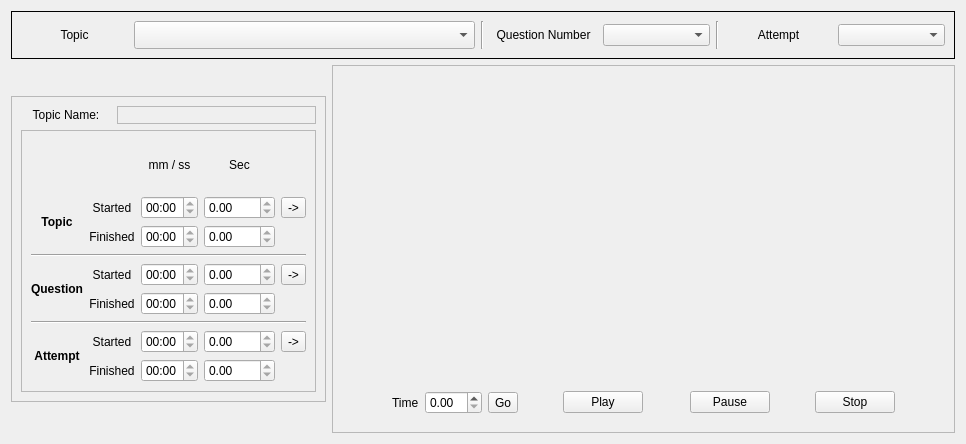
          <widget class="QWidget" name="tab_14">
           <attribute name="title">
            <string>Time Marks</string>
           </attribute>
           <layout class="QGridLayout" name="gridLayout_48">
            <item row="0" column="0" colspan="2">
             <widget class="QFrame" name="horizontalFrame_3">
              <property name="maximumSize">
               <size>
                <width>16777215</width>
                <height>48</height>
               </size>
              </property>
              <property name="frameShape">
               <enum>QFrame::Panel</enum>
              </property>
              <layout class="QHBoxLayout" name="horizontalLayout_23">
               <item>
                <widget class="QLabel" name="label_242">
                 <property name="text">
                  <string>Topic</string>
                 </property>
                 <property name="alignment">
                  <set>Qt::AlignCenter</set>
                 </property>
                </widget>
               </item>
               <item>
                <widget class="QComboBox" name="eval_time_topic_comboBox">
                 <property name="minimumSize">
                  <size>
                   <width>341</width>
                   <height>28</height>
                  </size>
                 </property>
                 <property name="editable">
                  <bool>false</bool>
                 </property>
                </widget>
               </item>
               <item>
                <widget class="Line" name="line_30">
                 <property name="orientation">
                  <enum>Qt::Vertical</enum>
                 </property>
                </widget>
               </item>
               <item>
                <widget class="QLabel" name="label_243">
                 <property name="text">
                  <string>Question Number</string>
                 </property>
                 <property name="alignment">
                  <set>Qt::AlignCenter</set>
                 </property>
                </widget>
               </item>
               <item>
                <widget class="QComboBox" name="eval_time_questions_comboBox"/>
               </item>
               <item>
                <widget class="Line" name="line_31">
                 <property name="orientation">
                  <enum>Qt::Vertical</enum>
                 </property>
                </widget>
               </item>
               <item>
                <widget class="QLabel" name="label_244">
                 <property name="text">
                  <string>Attempt</string>
                 </property>
                 <property name="alignment">
                  <set>Qt::AlignCenter</set>
                 </property>
                </widget>
               </item>
               <item>
                <widget class="QComboBox" name="eval_time_att_comboBox"/>
               </item>
              </layout>
             </widget>
            </item>
            <item row="1" column="0">
             <widget class="QFrame" name="frame_86">
              <property name="maximumSize">
               <size>
                <width>391</width>
                <height>306</height>
               </size>
              </property>
              <property name="frameShape">
               <enum>QFrame::StyledPanel</enum>
              </property>
              <property name="frameShadow">
               <enum>QFrame::Raised</enum>
              </property>
              <layout class="QGridLayout" name="gridLayout_36">
               <item row="0" column="0">
                <widget class="QLabel" name="label_91">
                 <property name="minimumSize">
                  <size>
                   <width>90</width>
                   <height>18</height>
                  </size>
                 </property>
                 <property name="maximumSize">
                  <size>
                   <width>90</width>
                   <height>18</height>
                  </size>
                 </property>
                 <property name="text">
                  <string>Topic Name:</string>
                 </property>
                 <property name="alignment">
                  <set>Qt::AlignCenter</set>
                 </property>
                </widget>
               </item>
               <item row="0" column="1">
                <widget class="QLabel" name="eval_time_tp_name_label">
                 <property name="frameShape">
                  <enum>QFrame::StyledPanel</enum>
                 </property>
                 <property name="text">
                  <string>&lt;NAME&gt;</string>
                 </property>
                </widget>
               </item>
               <item row="1" column="0" colspan="2">
                <widget class="QFrame" name="formFrame">
                 <property name="frameShape">
                  <enum>QFrame::StyledPanel</enum>
                 </property>
                 <layout class="QGridLayout" name="gridLayout_20">
                  <item row="1" column="2">
                   <widget class="QTimeEdit" name="eval_tp_started_timeEdit">
                    <property name="readOnly">
                     <bool>true</bool>
                    </property>
                    <property name="displayFormat">
                     <string>mm:ss</string>
                    </property>
                   </widget>
                  </item>
                  <item row="1" column="0" rowspan="2">
                   <widget class="QLabel" name="label_94">
                    <property name="font">
                     <font>
                      <weight>75</weight>
                      <bold>true</bold>
                     </font>
                    </property>
                    <property name="text">
                     <string>Topic</string>
                    </property>
                    <property name="alignment">
                     <set>Qt::AlignCenter</set>
                    </property>
                   </widget>
                  </item>
                  <item row="4" column="2">
                   <widget class="QTimeEdit" name="eval_qt_started_timeEdit">
                    <property name="readOnly">
                     <bool>true</bool>
                    </property>
                    <property name="currentSection">
                     <enum>QDateTimeEdit::MinuteSection</enum>
                    </property>
                    <property name="displayFormat">
                     <string>mm:ss</string>
                    </property>
                   </widget>
                  </item>
                  <item row="7" column="1">
                   <widget class="QLabel" name="label_90">
                    <property name="text">
                     <string>Started</string>
                    </property>
                    <property name="alignment">
                     <set>Qt::AlignCenter</set>
                    </property>
                   </widget>
                  </item>
                  <item row="2" column="1">
                   <widget class="QLabel" name="label_86">
                    <property name="text">
                     <string>Finished</string>
                    </property>
                    <property name="alignment">
                     <set>Qt::AlignCenter</set>
                    </property>
                   </widget>
                  </item>
                  <item row="8" column="1">
                   <widget class="QLabel" name="label_93">
                    <property name="text">
                     <string>Finished</string>
                    </property>
                    <property name="alignment">
                     <set>Qt::AlignCenter</set>
                    </property>
                   </widget>
                  </item>
                  <item row="1" column="1">
                   <widget class="QLabel" name="label_85">
                    <property name="text">
                     <string>Started</string>
                    </property>
                    <property name="alignment">
                     <set>Qt::AlignCenter</set>
                    </property>
                   </widget>
                  </item>
                  <item row="4" column="1">
                   <widget class="QLabel" name="label_87">
                    <property name="text">
                     <string>Started</string>
                    </property>
                    <property name="alignment">
                     <set>Qt::AlignCenter</set>
                    </property>
                   </widget>
                  </item>
                  <item row="5" column="1">
                   <widget class="QLabel" name="label_89">
                    <property name="text">
                     <string>Finished</string>
                    </property>
                    <property name="alignment">
                     <set>Qt::AlignCenter</set>
                    </property>
                   </widget>
                  </item>
                  <item row="2" column="2">
                   <widget class="QTimeEdit" name="eval_tp_finished_timeEdit">
                    <property name="readOnly">
                     <bool>true</bool>
                    </property>
                    <property name="displayFormat">
                     <string>mm:ss</string>
                    </property>
                   </widget>
                  </item>
                  <item row="4" column="0" rowspan="2">
                   <widget class="QLabel" name="label_95">
                    <property name="font">
                     <font>
                      <weight>75</weight>
                      <bold>true</bold>
                     </font>
                    </property>
                    <property name="text">
                     <string>Question</string>
                    </property>
                    <property name="alignment">
                     <set>Qt::AlignCenter</set>
                    </property>
                   </widget>
                  </item>
                  <item row="5" column="2">
                   <widget class="QTimeEdit" name="eval_qt_finished_timeEdit">
                    <property name="readOnly">
                     <bool>true</bool>
                    </property>
                    <property name="displayFormat">
                     <string>mm:ss</string>
                    </property>
                   </widget>
                  </item>
                  <item row="7" column="2">
                   <widget class="QTimeEdit" name="eval_att_started_timeEdit">
                    <property name="readOnly">
                     <bool>true</bool>
                    </property>
                    <property name="displayFormat">
                     <string>mm:ss</string>
                    </property>
                   </widget>
                  </item>
                  <item row="8" column="2">
                   <widget class="QTimeEdit" name="eval_att_finished_timeEdit">
                    <property name="readOnly">
                     <bool>true</bool>
                    </property>
                    <property name="displayFormat">
                     <string>mm:ss</string>
                    </property>
                   </widget>
                  </item>
                  <item row="7" column="0" rowspan="2">
                   <widget class="QLabel" name="label_96">
                    <property name="font">
                     <font>
                      <weight>75</weight>
                      <bold>true</bold>
                     </font>
                    </property>
                    <property name="text">
                     <string>Attempt</string>
                    </property>
                    <property name="alignment">
                     <set>Qt::AlignCenter</set>
                    </property>
                   </widget>
                  </item>
                  <item row="0" column="2">
                   <widget class="QLabel" name="label_92">
                    <property name="text">
                     <string>mm / ss</string>
                    </property>
                    <property name="alignment">
                     <set>Qt::AlignCenter</set>
                    </property>
                   </widget>
                  </item>
                  <item row="0" column="3">
                   <widget class="QLabel" name="label_97">
                    <property name="text">
                     <string>Sec</string>
                    </property>
                    <property name="alignment">
                     <set>Qt::AlignCenter</set>
                    </property>
                   </widget>
                  </item>
                  <item row="1" column="3">
                   <widget class="QDoubleSpinBox" name="eval_tp_started_doubleSpinBox">
                    <property name="readOnly">
                     <bool>true</bool>
                    </property>
                    <property name="maximum">
                     <double>9999.000000000000000</double>
                    </property>
                   </widget>
                  </item>
                  <item row="2" column="3">
                   <widget class="QDoubleSpinBox" name="eval_tp_finished_doubleSpinBox">
                    <property name="readOnly">
                     <bool>true</bool>
                    </property>
                    <property name="maximum">
                     <double>9999.989999999999782</double>
                    </property>
                   </widget>
                  </item>
                  <item row="4" column="3">
                   <widget class="QDoubleSpinBox" name="eval_qt_started_doubleSpinBox">
                    <property name="readOnly">
                     <bool>true</bool>
                    </property>
                    <property name="maximum">
                     <double>9999.989999999999782</double>
                    </property>
                   </widget>
                  </item>
                  <item row="5" column="3">
                   <widget class="QDoubleSpinBox" name="eval_qt_finished_doubleSpinBox">
                    <property name="readOnly">
                     <bool>true</bool>
                    </property>
                    <property name="maximum">
                     <double>9999.989999999999782</double>
                    </property>
                   </widget>
                  </item>
                  <item row="7" column="3">
                   <widget class="QDoubleSpinBox" name="eval_att_started_doubleSpinBox">
                    <property name="readOnly">
                     <bool>true</bool>
                    </property>
                    <property name="maximum">
                     <double>9999.989999999999782</double>
                    </property>
                   </widget>
                  </item>
                  <item row="8" column="3">
                   <widget class="QDoubleSpinBox" name="eval_att_finished_doubleSpinBox">
                    <property name="readOnly">
                     <bool>true</bool>
                    </property>
                    <property name="maximum">
                     <double>9999.989999999999782</double>
                    </property>
                   </widget>
                  </item>
                  <item row="1" column="4">
                   <widget class="QToolButton" name="eval_goToSec_tp_button">
                    <property name="text">
                     <string>-&gt;</string>
                    </property>
                   </widget>
                  </item>
                  <item row="4" column="4">
                   <widget class="QToolButton" name="eval_goToSec_qt_button">
                    <property name="text">
                     <string>-&gt;</string>
                    </property>
                   </widget>
                  </item>
                  <item row="7" column="4">
                   <widget class="QToolButton" name="eval_goToSec_att_button">
                    <property name="text">
                     <string>-&gt;</string>
                    </property>
                   </widget>
                  </item>
                  <item row="3" column="0" colspan="5">
                   <widget class="Line" name="line_32">
                    <property name="orientation">
                     <enum>Qt::Horizontal</enum>
                    </property>
                   </widget>
                  </item>
                  <item row="6" column="0" colspan="5">
                   <widget class="Line" name="line_33">
                    <property name="orientation">
                     <enum>Qt::Horizontal</enum>
                    </property>
                   </widget>
                  </item>
                 </layout>
                </widget>
               </item>
              </layout>
             </widget>
            </item>
            <item row="1" column="1">
             <widget class="QFrame" name="frame_93">
              <property name="frameShape">
               <enum>QFrame::StyledPanel</enum>
              </property>
              <property name="frameShadow">
               <enum>QFrame::Raised</enum>
              </property>
              <layout class="QGridLayout" name="gridLayout_40">
               <item row="0" column="0">
                <spacer name="horizontalSpacer_86">
                 <property name="orientation">
                  <enum>Qt::Horizontal</enum>
                 </property>
                 <property name="sizeHint" stdset="0">
                  <size>
                   <width>71</width>
                   <height>20</height>
                  </size>
                 </property>
                </spacer>
               </item>
               <item row="0" column="1" rowspan="2">
                <widget class="QWidget" name="eval_wid_video" native="true">
                 <property name="minimumSize">
                  <size>
                   <width>411</width>
                   <height>301</height>
                  </size>
                 </property>
                </widget>
               </item>
               <item row="1" column="2">
                <spacer name="horizontalSpacer_87">
                 <property name="orientation">
                  <enum>Qt::Horizontal</enum>
                 </property>
                 <property name="sizeHint" stdset="0">
                  <size>
                   <width>72</width>
                   <height>20</height>
                  </size>
                 </property>
                </spacer>
               </item>
               <item row="2" column="0" colspan="3">
                <widget class="QWidget" name="eval_video_widget_buttons" native="true">
                 <property name="maximumSize">
                  <size>
                   <width>603</width>
                   <height>51</height>
                  </size>
                 </property>
                 <layout class="QHBoxLayout" name="horizontalLayout_30">
                  <item>
                   <spacer name="horizontalSpacer_29">
                    <property name="orientation">
                     <enum>Qt::Horizontal</enum>
                    </property>
                    <property name="sizeHint" stdset="0">
                     <size>
                      <width>41</width>
                      <height>20</height>
                     </size>
                    </property>
                   </spacer>
                  </item>
                  <item>
                   <widget class="QLabel" name="label_273">
                    <property name="text">
                     <string>Time</string>
                    </property>
                   </widget>
                  </item>
                  <item>
                   <widget class="QDoubleSpinBox" name="eval_current_video_time_doubleSpin"/>
                  </item>
                  <item>
                   <widget class="QToolButton" name="eval_seek_video_button">
                    <property name="text">
                     <string>Go</string>
                    </property>
                   </widget>
                  </item>
                  <item>
                   <spacer name="horizontalSpacer_85">
                    <property name="orientation">
                     <enum>Qt::Horizontal</enum>
                    </property>
                    <property name="sizeHint" stdset="0">
                     <size>
                      <width>40</width>
                      <height>20</height>
                     </size>
                    </property>
                   </spacer>
                  </item>
                  <item>
                   <widget class="QPushButton" name="eval_play_video_button">
                    <property name="text">
                     <string>Play</string>
                    </property>
                    <property name="icon">
                     <iconset resource="imgs.qrc">
                      <normaloff>:/imgs/play.png</normaloff>:/imgs/play.png</iconset>
                    </property>
                   </widget>
                  </item>
                  <item>
                   <spacer name="horizontalSpacer_83">
                    <property name="orientation">
                     <enum>Qt::Horizontal</enum>
                    </property>
                    <property name="sizeHint" stdset="0">
                     <size>
                      <width>41</width>
                      <height>20</height>
                     </size>
                    </property>
                   </spacer>
                  </item>
                  <item>
                   <widget class="QPushButton" name="eval_pause_video_button">
                    <property name="text">
                     <string>Pause</string>
                    </property>
                    <property name="icon">
                     <iconset resource="imgs.qrc">
                      <normaloff>:/imgs/pause2.png</normaloff>:/imgs/pause2.png</iconset>
                    </property>
                   </widget>
                  </item>
                  <item>
                   <spacer name="horizontalSpacer_88">
                    <property name="orientation">
                     <enum>Qt::Horizontal</enum>
                    </property>
                    <property name="sizeHint" stdset="0">
                     <size>
                      <width>40</width>
                      <height>20</height>
                     </size>
                    </property>
                   </spacer>
                  </item>
                  <item>
                   <widget class="QPushButton" name="eval_stop_video_button">
                    <property name="text">
                     <string>Stop</string>
                    </property>
                    <property name="icon">
                     <iconset resource="imgs.qrc">
                      <normaloff>:/imgs/stop.png</normaloff>:/imgs/stop.png</iconset>
                    </property>
                   </widget>
                  </item>
                  <item>
                   <spacer name="horizontalSpacer_84">
                    <property name="orientation">
                     <enum>Qt::Horizontal</enum>
                    </property>
                    <property name="sizeHint" stdset="0">
                     <size>
                      <width>41</width>
                      <height>20</height>
                     </size>
                    </property>
                   </spacer>
                  </item>
                 </layout>
                </widget>
               </item>
              </layout>
             </widget>
            </item>
           </layout>
          </widget>
